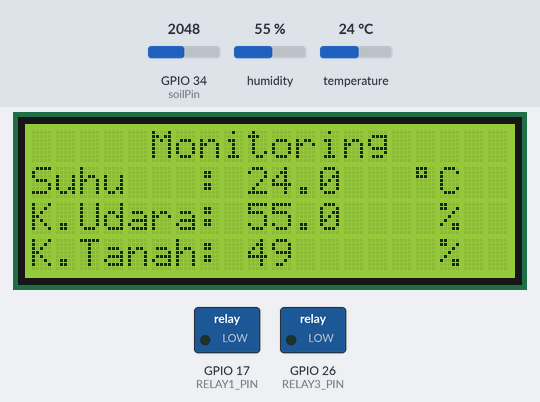
The sketch below on a simulated ESP32. On the bench: 20×4 character LCD, switched loads named in the sketch (green lamp = pin HIGH). Inputs (shaded band) come from the test bench; at power-on: GPIO 34 (soilPin) = 2048, humidity 55 %, temperature 24 °C. WiFi joins after 1.5 s; servers stay silent unless stated; what the sketch prints to the serial monitor is not drawn.

Above: at 10.3 s.
10.4 s: GPIO 34 (soilPin) set to 2812
At 11.9 s:
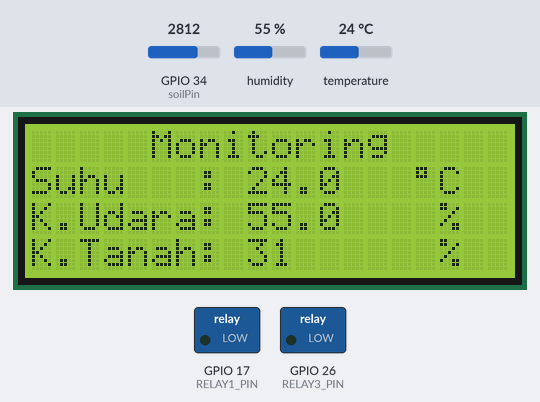
12.8 s: GPIO 34 (soilPin) set to 2919
At 14.6 s:
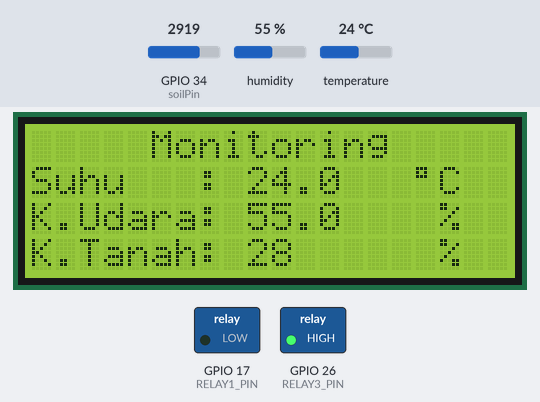
14.9 s: humidity set to 22 %
At 16.2 s:
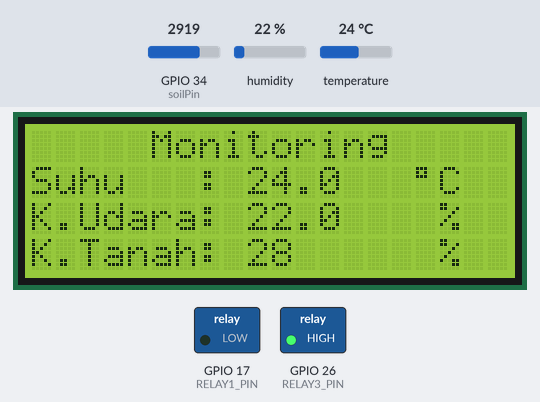
17.0 s: temperature set to 12 °C
At 18.8 s:
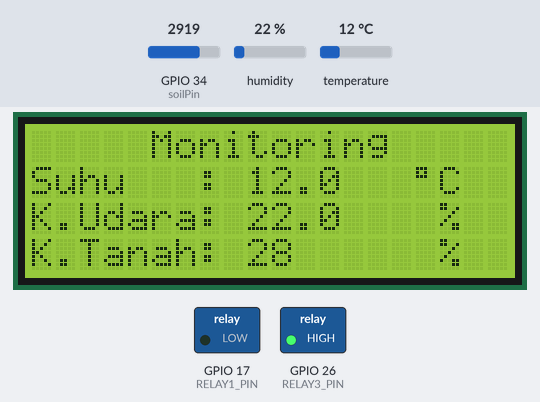
19.1 s: humidity set to 40 %
At 20.5 s:
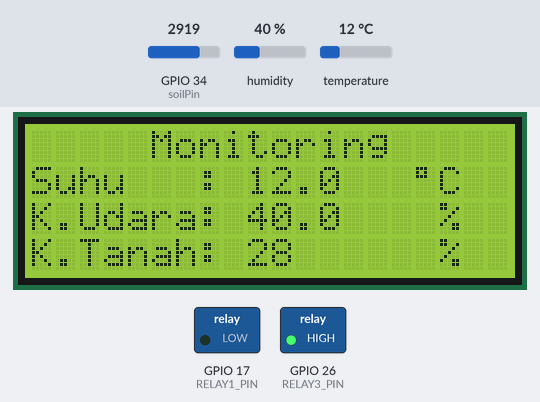
21.2 s: GPIO 34 (soilPin) set to 2866
At 22.1 s:
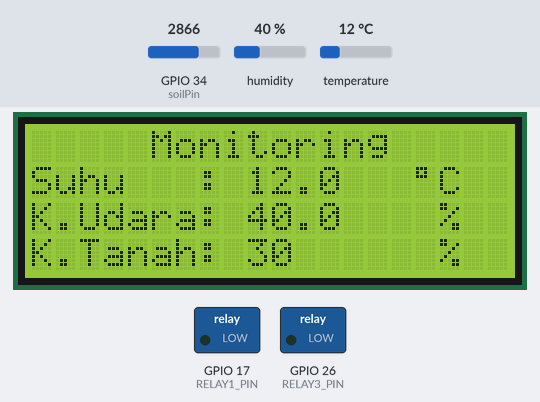
Timing chart, 0 to 24.2 s (numbered marks = the images above; inputs shaded):
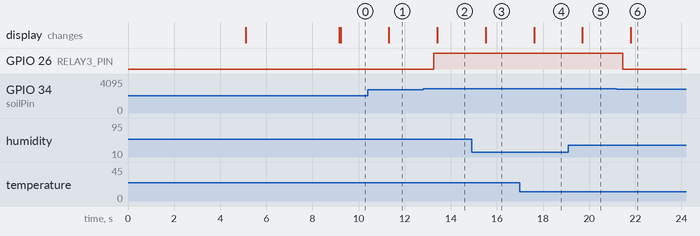

The sketch:

WS_AGROTECH.ino
```cpp
#include <WiFi.h>
#include <ThingSpeak.h>
#include <Adafruit_Sensor.h>
#include <DHT.h>
#include <LiquidCrystal_I2C.h>
#include <elapsedMillis.h>

#define DHTPIN 4         // Pin sensor DHT
#define DHTTYPE DHT21    // Tipe sensor DHT
#define RELAY1_PIN 17    // Pin relay 1 (bisa kamu gunakan untuk fan/dll)
#define RELAY3_PIN 26    // Pin relay 3 (pompa)

const char* ssid = "UGMURO-INET";           // Ganti dengan SSID WiFi kamu
const char* password = "Gepuk15000";        // Ganti dengan password WiFi kamu
const char* writeAPIKey = "R58804BMDAAZQ16H";  // Ganti dengan Write API Key ThingSpeak kamu
const unsigned long channelID = 3112227;        // Ganti dengan Channel ID ThingSpeak kamu

// Interval waktu (ms)
unsigned long thingSpeakInterval = 15000;
unsigned long sensorInterval = 500;
unsigned long displayInterval = 1000;

WiFiClient client;
DHT dht(DHTPIN, DHTTYPE);
elapsedMillis thingSpeakMillis;
elapsedMillis sensorMillis;
elapsedMillis displayMillis;

LiquidCrystal_I2C lcd(0x27, 20, 4);
const int soilPin = 34;

int soilValue;
int soilPercentage;
float temperature;
float humidity;

void setup() {
  Serial.begin(115200);

  lcd.init();
  lcd.backlight();
  lcd.setCursor(3, 0);
  lcd.print("Selamat Datang!");
  lcd.setCursor(0, 1);
  lcd.print("WS Agroteknologi IoT");
  lcd.setCursor(3, 3);
  lcd.print("-- UG MURO --");
  delay(5000);
  lcd.clear();
  delay(2000);

  pinMode(soilPin, INPUT);
  pinMode(RELAY1_PIN, OUTPUT);
  pinMode(RELAY3_PIN, OUTPUT);
  digitalWrite(RELAY1_PIN, LOW);  // Relay 1 OFF saat mulai (sesuaikan jika aktif LOW/HIGH)
  digitalWrite(RELAY3_PIN, LOW);  // Pompa OFF saat mulai

  dht.begin();

  WiFi.begin(ssid, password);
  while (WiFi.status() != WL_CONNECTED) {
    delay(1000);
    Serial.println("Connecting to WiFi...");
  }
  Serial.println("Connected to WiFi");

  ThingSpeak.begin(client);

  // Tampilkan judul di LCD
  lcd.setCursor(5, 0);
  lcd.print("Monitoring");
  lcd.setCursor(0, 1);
  lcd.print("Suhu   : ");
  lcd.setCursor(0, 2);
  lcd.print("K.Udara: ");
  lcd.setCursor(0, 3);
  lcd.print("K.Tanah: ");
}

void loop() {
  if (sensorMillis >= sensorInterval) {
    // Baca sensor tiap 0.5 detik
    temperature = dht.readTemperature();
    humidity = dht.readHumidity();

    delay(10);
    soilValue = analogRead(soilPin);
    soilPercentage = map(soilValue, 4095, 0, 0, 100);
    soilPercentage = constrain(soilPercentage, 0, 100);

    Serial.print("Humidity: ");
    Serial.print(humidity);
    Serial.print("% \t");
    Serial.print("Temperature : ");
    Serial.print(temperature);
    Serial.print("*C \t");
    Serial.print("Soil: ");
    Serial.print(soilPercentage);
    Serial.println("%");

    sensorMillis = 0;
  }

  if (displayMillis >= displayInterval) {
    // Tampilkan data di LCD
    lcd.setCursor(5, 0);
    lcd.print("Monitoring");

    lcd.setCursor(9, 1);
    lcd.print("       "); // Clear area
    lcd.setCursor(9, 1);
    if (isnan(temperature)) {
      lcd.print("Err ");
    } else {
      lcd.print(temperature, 1);
    }
    lcd.setCursor(16, 1);
    lcd.print(char(223));
    lcd.print("C");

    lcd.setCursor(9, 2);
    lcd.print("       ");
    lcd.setCursor(9, 2);
    if (isnan(humidity)) {
      lcd.print("Err ");
    } else {
      lcd.print(humidity, 1);
    }
    lcd.setCursor(17, 2);
    lcd.print("%");

    lcd.setCursor(9, 3);
    lcd.print("       ");
    lcd.setCursor(9, 3);
    lcd.print(soilPercentage);
    lcd.setCursor(17, 3);
    lcd.print("%");

    displayMillis = 0;
  }

  // Kontrol Relay 1 berdasarkan suhu dan kelembaban
  if (!isnan(temperature) && !isnan(humidity)) {  // Pastikan data valid
    if (temperature > 24 && humidity > 55) {
      digitalWrite(RELAY1_PIN, HIGH); // Relay 1 menyala
    } else {
      digitalWrite(RELAY1_PIN, LOW);  // Relay 1 mati
    }
  } else {
    digitalWrite(RELAY1_PIN, LOW);  // Jika data error, matikan relay 1
  }

  // Kontrol Pompa (Relay 3) berdasarkan kelembaban tanah
  if (soilPercentage < 30) {
    digitalWrite(RELAY3_PIN, HIGH);  // Pompa NYALA
  } else {
    digitalWrite(RELAY3_PIN, LOW);   // Pompa MATI
  }

  if (thingSpeakMillis >= thingSpeakInterval) {
    // Kirim data ke ThingSpeak tiap 15 detik
    ThingSpeak.setField(1, temperature);
    ThingSpeak.setField(2, humidity);
    ThingSpeak.setField(3, soilPercentage);
    int x = ThingSpeak.writeFields(channelID, writeAPIKey);

    if (x == 200) {
      Serial.println("Update successful.");
    } else {
      Serial.println("Update failed. HTTP error code: " + String(x));
    }

    thingSpeakMillis = 0;
  }
}
```

Measured:
- the behaviour switches between 2866 and 2867 on GPIO 34 (soilPin) (found by bisection; images 1 and 2)
- after the input at 10.4 s, the display: changes after 0.92 s (image 1)
- after the input at 12.8 s, GPIO 26 (RELAY3_PIN): LOW → HIGH after 0.46 s; the display: changes after 0.61 s (image 2)
- after the input at 14.9 s, the display: changes after 0.61 s (image 3)
- after the input at 17.0 s, the display: changes after 0.61 s (image 4)
- after the input at 19.1 s, the display: changes after 0.61 s (image 5)
- after the input at 21.2 s, GPIO 26 (RELAY3_PIN): HIGH → LOW after 0.26 s; the display: changes after 0.61 s (image 6)
